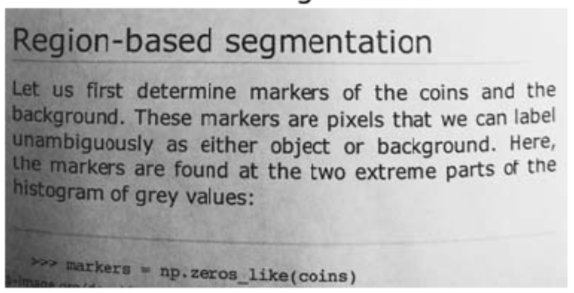
#> input picture M6_Computer_Vision/05. Edge detection, perspective transform and Morphological transformations/img/t1.png, 574 x 293 px
$ jupyter execute 'Morphological Transformations.ipynb'   (shell and % lines are left out)
#> lines starting #> are read from the running program, lines starting #| are printed output that depends on the picture; after the words box and inside, x2 and y2 are one past the last pixel; in counts of white or black regions, pixels touching at a corner belong together
# Computer Vision Morphological Transformations

[cell 1]
import cv2
import numpy as np
import matplotlib.pyplot as plt

## Dilation

[cell 2]
# Create a simple 3 by 3 kernel of ones with numpy
kernel = np.ones((3,3),np.uint8)

[cell 3]
# Load an image, threshold it (binary_inverse) and apply dilation with openCV, try different number of iterations
image = cv2.imread('img/t1.png')
#> image is the input picture: shape (293, 574, 3); mean B, G, R 176.7, 176.7, 176.7
img = image.copy()
gray_img = cv2.cvtColor(img,cv2.COLOR_BGR2GRAY)
_,thresh = cv2.threshold(gray_img,127,255, cv2.THRESH_BINARY_INV)
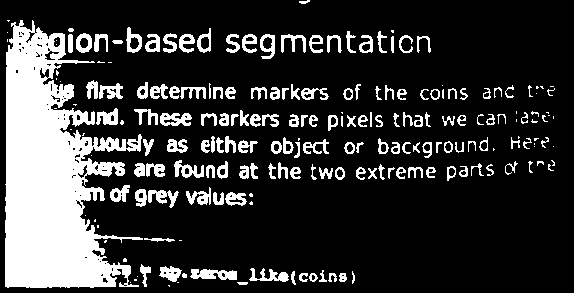
#> thresh: shape (293, 574); 20.8% white; 207 white regions (54 under 20 px), largest, box (x1, y1, x2, y2) and area: (5, 20, 143, 288) 20791, (190, 269, 237, 280) 372, (160, 113, 192, 126) 286
dilation = cv2.dilate(thresh, kernel)
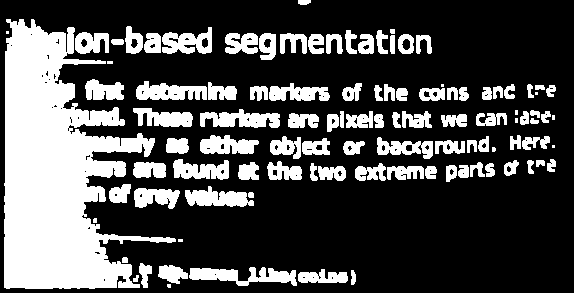
#> dilation: shape (293, 574); 29.8% white; 103 white regions (12 under 20 px), largest, box (x1, y1, x2, y2) and area: (4, 19, 176, 289) 24493, (189, 267, 297, 286) 1159, (200, 109, 280, 128) 982
plt.figure(figsize = (12,12))
plt.imshow(dilation,cmap = 'gray');

[cell 4]
# Try with bigger kernels (5,5) and (7,7) or bigger and check what is the difference
kernel1 = np.ones((7,7),np.uint8)
image = cv2.imread('img/t1.png')
img = image.copy()
gray_img = cv2.cvtColor(img,cv2.COLOR_BGR2GRAY)
_,thresh = cv2.threshold(gray_img,127,255, cv2.THRESH_BINARY_INV)
dilation = cv2.dilate(thresh, kernel1)
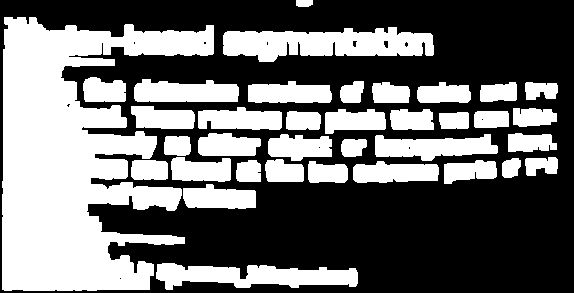
#> dilation: shape (293, 574); 42.6% white; 36 white regions, largest, box (x1, y1, x2, y2) and area: (2, 17, 214, 291) 33486, (223, 27, 434, 62) 5040, (156, 263, 358, 290) 3421
plt.figure(figsize = (12,12))
plt.imshow(dilation,cmap = 'gray');

$ run again, with M6_Computer_Vision/05. Edge detection, perspective transform and Morphological transformations/img/t2.png copied over M6_Computer_Vision/05. Edge detection, perspective transform and Morphological transformations/img/t1.png
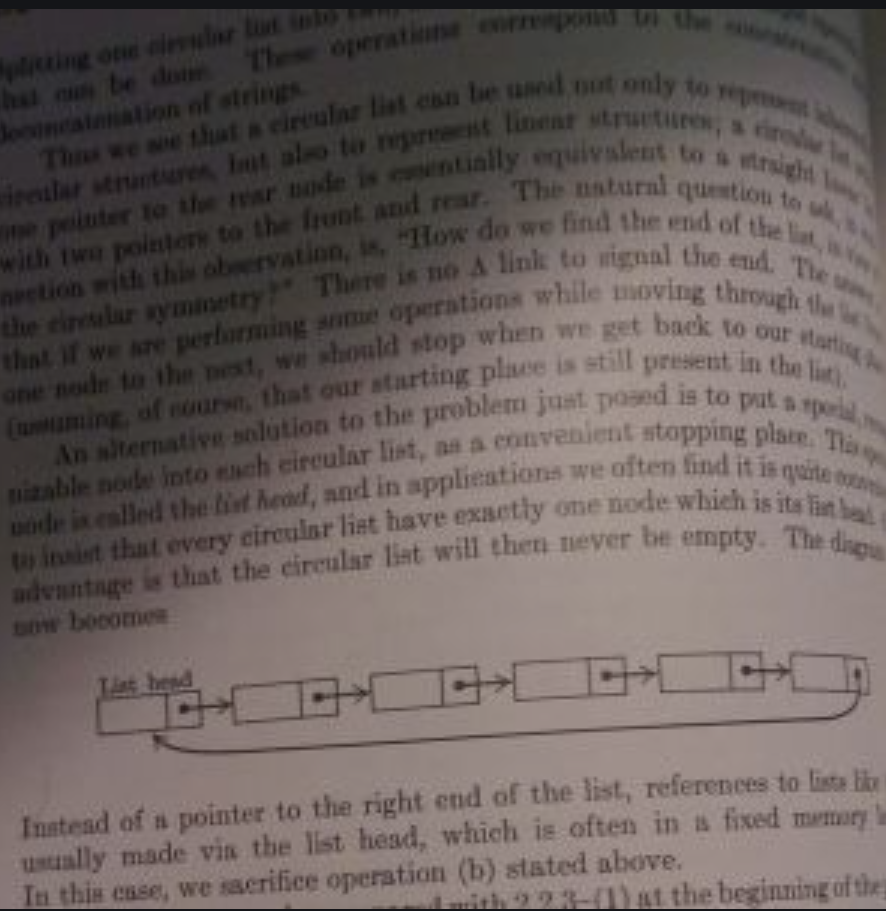
#> input picture M6_Computer_Vision/05. Edge detection, perspective transform and Morphological transformations/img/t2.png, 886 x 911 px
#> image is the input picture: shape (911, 886, 3); mean B, G, R 94.2, 97, 107
#> `_,thresh = cv2.threshold(gray_img,127,255, cv2.THRESH_BINARY_INV)`:
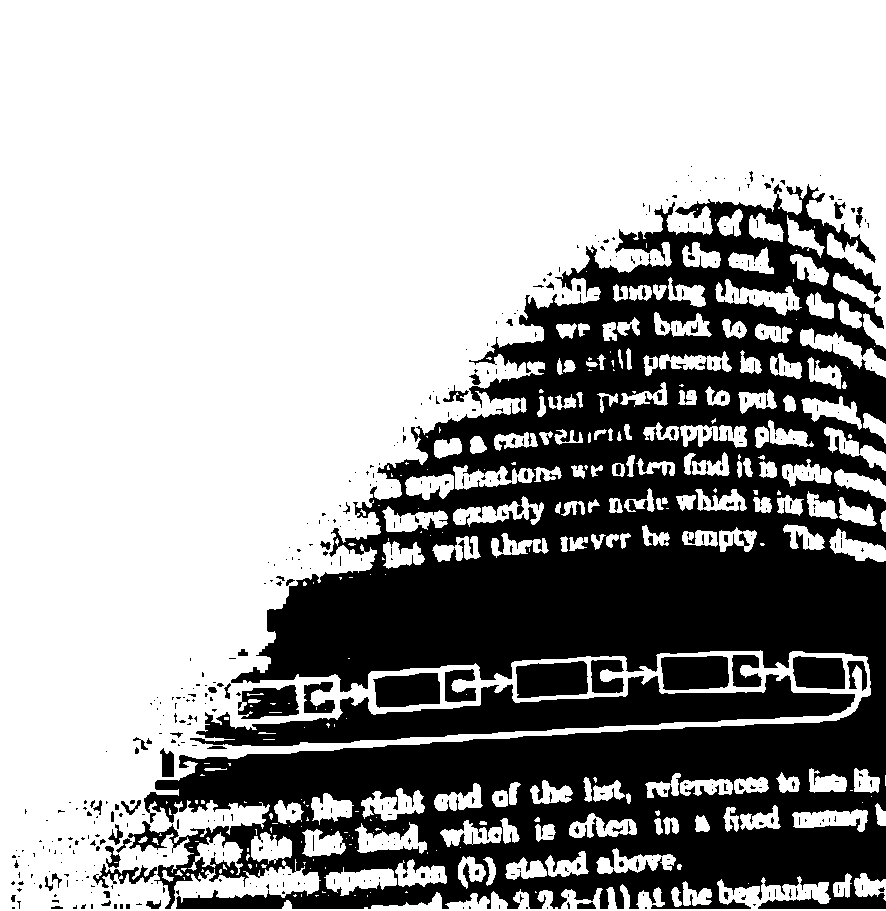
#> thresh: shape (911, 886); 64.9% white; 492 black regions (411 under 20 px), largest, box (x1, y1, x2, y2) and area: (128, 184, 886, 909) 246235, (190, 674, 855, 746) 18862, (516, 661, 588, 698) 2281
#> `dilation = cv2.dilate(thresh, kernel1)`:
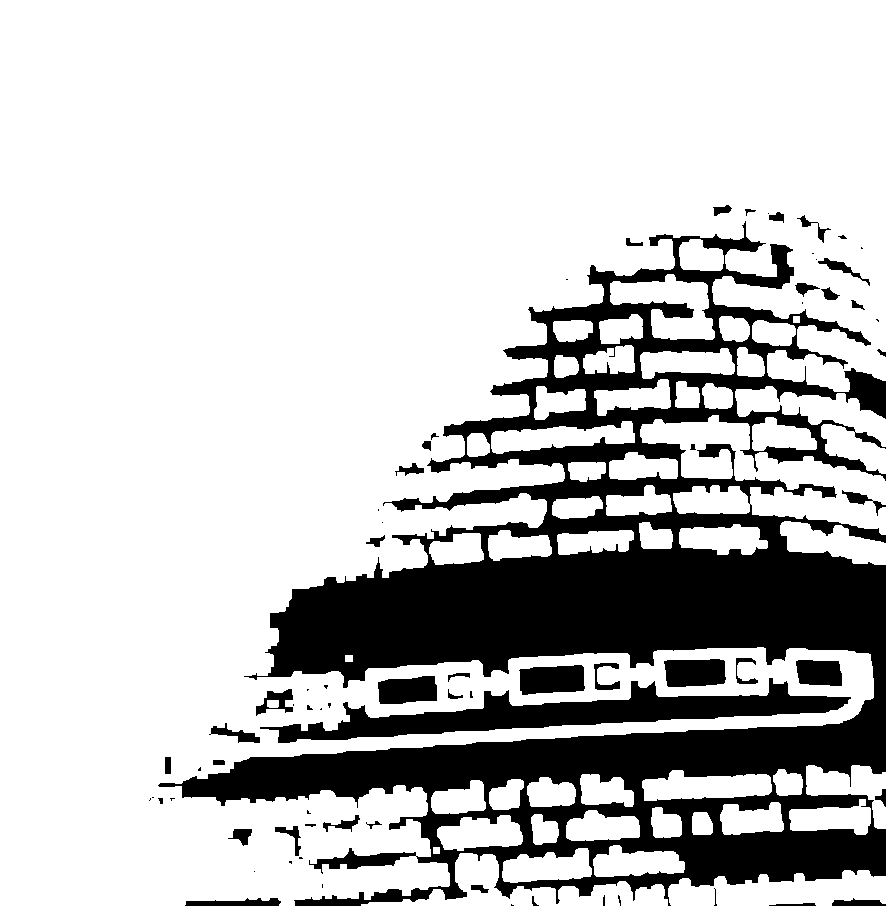
#> dilation: shape (911, 886); 77.5% white; 72 black regions (27 under 20 px), largest, box (x1, y1, x2, y2) and area: (158, 221, 886, 906) 158108, (260, 678, 851, 743) 12703, (519, 665, 585, 695) 1656
